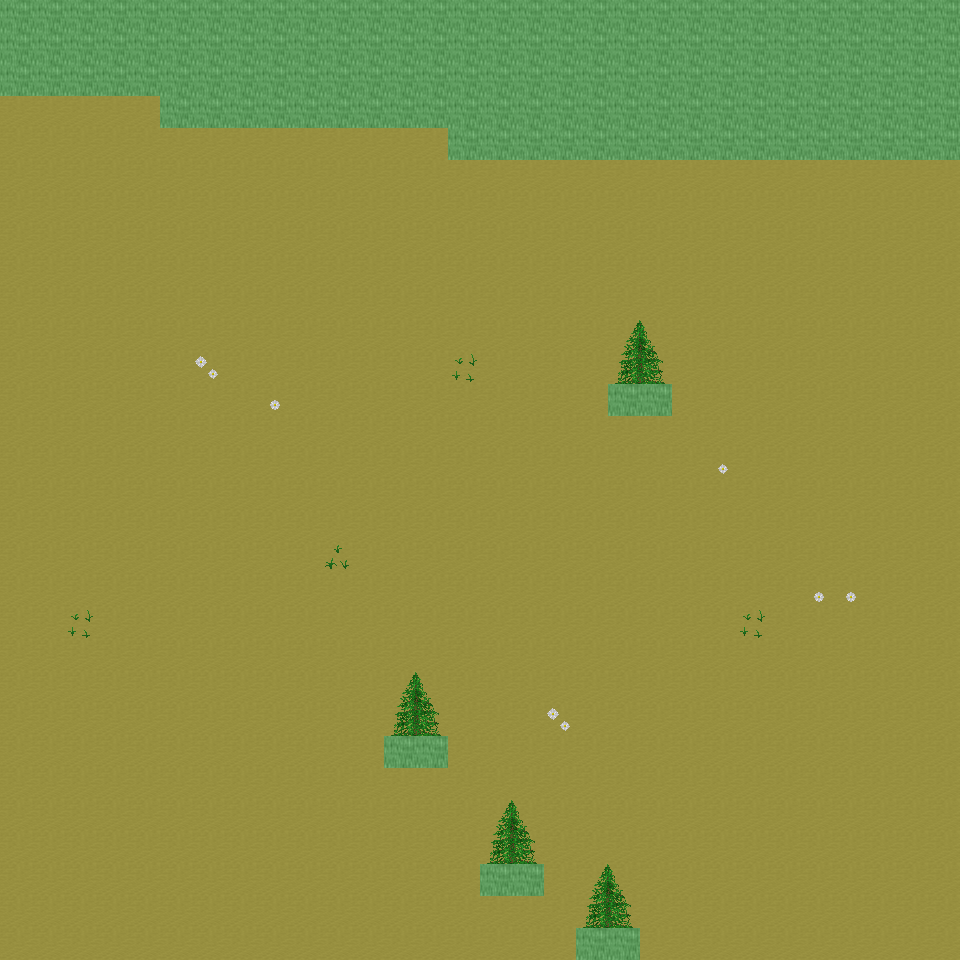

Below is a game level as drawn by its tile map, then a one-line description and the .tmx that defines it (tile-layer data replaced by summaries):
An orthogonal 30x30 tile map with 32x32 px tiles, 6 tile layers (Ground, Object, Object2, Above, ...), 26 tilesets and 3 objects (3x mapExit).

<map version="1.0" orientation="orthogonal" renderorder="right-down" width="30" height="30" tilewidth="32" tileheight="32" nextobjectid="4">
  <tileset firstgid="1" name="tileset_ground_ground" tilewidth="32" tileheight="32" tilecount="33" columns="3">
    <image source="../drawable/tileset_ground_ground.png" width="96" height="352" />
  </tileset>
  <tileset firstgid="34" name="tileset_building_castle" tilewidth="32" tileheight="32" tilecount="320" columns="20">
    <image source="../drawable/tileset_building_castle.png" width="640" height="512" />
  </tileset>
  <tileset firstgid="354" name="tileset_furniture_carpet_carpets_2" tilewidth="32" tileheight="32" tilecount="20" columns="4">
    <image source="../drawable/tileset_furniture_carpet_carpets_2.png" width="128" height="160" />
  </tileset>
  <tileset firstgid="374" name="tileset_ground_indoor_tiles" tilewidth="32" tileheight="32" tilecount="8" columns="2">
    <image source="../drawable/tileset_ground_indoor_tiles.png" width="64" height="128" />
  </tileset>
  <tileset firstgid="382" name="tileset_ground_water_pool" tilewidth="32" tileheight="32" tilecount="72" columns="3">
    <image source="../drawable/tileset_ground_water_pool.png" width="96" height="768" />
  </tileset>
  <tileset firstgid="454" name="tileset_ground_ridge_earth_dark" tilewidth="32" tileheight="32" tilecount="96" columns="12">
    <image source="../drawable/tileset_ground_ridge_earth_dark.png" width="384" height="256" />
  </tileset>
  <tileset firstgid="550" name="tileset_logic_collision" tilewidth="32" tileheight="32" tilecount="1" columns="1">
    <image source="../drawable/tileset_logic_collision.png" width="32" height="32" />
  </tileset>
  <tileset firstgid="551" name="tileset_building_wall_stone_grey" tilewidth="32" tileheight="32" tilecount="12" columns="3">
    <image source="../drawable/tileset_building_wall_stone_grey.png" width="96" height="128" />
  </tileset>
  <tileset firstgid="563" name="tileset_building_roof_green" tilewidth="32" tileheight="32" tilecount="20" columns="5">
    <image source="../drawable/tileset_building_roof_green.png" width="160" height="128" />
  </tileset>
  <tileset firstgid="583" name="tileset_ground_ladder_horizontal_dark" tilewidth="32" tileheight="32" tilecount="3" columns="1">
    <image source="../drawable/tileset_ground_ladder_horizontal_dark.png" width="32" height="96" />
  </tileset>
  <tileset firstgid="586" name="tileset_building_house_pink_blue" tilewidth="32" tileheight="32" tilecount="99" columns="11">
    <image source="../drawable/tileset_building_house_pink_blue.png" width="352" height="288" />
  </tileset>
  <tileset firstgid="685" name="tileset_ground_mossy_brick_paving" tilewidth="32" tileheight="32" tilecount="9" columns="3">
    <image source="../drawable/tileset_ground_mossy_brick_paving.png" width="96" height="96" />
  </tileset>
  <tileset firstgid="694" name="tileset_plant_tree_locust_tree" tilewidth="32" tileheight="32" tilecount="20" columns="4">
    <image source="../drawable/tileset_plant_tree_locust_tree.png" width="128" height="160" />
  </tileset>
  <tileset firstgid="714" name="tileset_plant_tree_spruce" tilewidth="32" tileheight="32" tilecount="6" columns="2">
    <image source="../drawable/tileset_plant_tree_spruce.png" width="64" height="96" />
  </tileset>
  <tileset firstgid="720" name="tileset_plant_flower_flowers_mixed" tilewidth="32" tileheight="32" tilecount="16" columns="4">
    <image source="../drawable/tileset_plant_flower_flowers_mixed.png" width="128" height="128" />
  </tileset>
  <tileset firstgid="736" name="tileset_ground_cobbled_paving" tilewidth="32" tileheight="32" tilecount="1" columns="1">
    <image source="../drawable/tileset_ground_cobbled_paving.png" width="32" height="32" />
  </tileset>
  <tileset firstgid="737" name="tileset_plant_flower_daisy_white" tilewidth="32" tileheight="32" tilecount="8" columns="2">
    <image source="../drawable/tileset_plant_flower_daisy_white.png" width="64" height="128" />
  </tileset>
  <tileset firstgid="745" name="tileset_item_postbox" tilewidth="32" tileheight="32" tilecount="4" columns="2">
    <image source="../drawable/tileset_item_postbox.png" width="64" height="64" />
  </tileset>
  <tileset firstgid="749" name="tileset_item_postbox_2" tilewidth="32" tileheight="32" tilecount="2" columns="1">
    <image source="../drawable/tileset_item_postbox_2.png" width="32" height="64" />
  </tileset>
  <tileset firstgid="751" name="tileset_furniture_table_tree_stump_table" tilewidth="32" tileheight="32" tilecount="4" columns="2">
    <image source="../drawable/tileset_furniture_table_tree_stump_table.png" width="64" height="64" />
  </tileset>
  <tileset firstgid="755" name="tileset_plant_stump_int_small_stump" tilewidth="32" tileheight="32" tilecount="1" columns="1">
    <image source="../drawable/tileset_plant_stump_int_small_stump.png" width="32" height="32" />
  </tileset>
  <tileset firstgid="756" name="tileset_plant_grasses" tilewidth="32" tileheight="32" tilecount="6" columns="3">
    <image source="../drawable/tileset_plant_grasses.png" width="96" height="64" />
  </tileset>
  <tileset firstgid="762" name="tileset_building_fence_wooden_brown_fence" tilewidth="32" tileheight="32" tilecount="42" columns="7">
    <image source="../drawable/tileset_building_fence_wooden_brown_fence.png" width="224" height="192" />
  </tileset>
  <tileset firstgid="804" name="tileset_ground_green_paving" tilewidth="32" tileheight="32" tilecount="18" columns="3">
    <image source="../drawable/tileset_ground_green_paving.png" width="96" height="192" />
  </tileset>
  <tileset firstgid="822" name="tileset_building_stone_ruins" tilewidth="32" tileheight="32" tilecount="72" columns="6">
    <image source="../drawable/tileset_building_stone_ruins.png" width="192" height="384" />
  </tileset>
  <tileset firstgid="894" name="tileset_logic_creature_insect" tilewidth="32" tileheight="32" tilecount="5" columns="5">
    <image source="../drawable/tileset_logic_creature_insect.png" width="160" height="32" />
  </tileset>
  <layer name="Ground" width="30" height="30">
    <data>[900 cells, 900 non-empty, 1 distinct tile ids]</data>
  </layer>
  <layer name="Object" width="30" height="30">
    <data>[900 cells, 111 non-empty, 18 distinct tile ids]</data>
  </layer>
  <layer name="Object2" width="30" height="30">
    <data>[900 cells, 0 non-empty, 0 distinct tile ids]</data>
  </layer>
  <layer name="Above" width="30" height="30">
    <data>[900 cells, 16 non-empty, 4 distinct tile ids]</data>
  </layer>
  <layer name="Above2" width="30" height="30">
    <data>[900 cells, 0 non-empty, 0 distinct tile ids]</data>
  </layer>
  <layer name="Walkable" width="30" height="30">
    <data>[900 cells, 139 non-empty, 1 distinct tile ids]</data>
  </layer>
  <objectgroup name="MapEvents">
    <object id="1" name="south" type="mapExit" x="0" y="928" width="576" height="32">
      <properties>
        <property name="map" value="level_0_x221_y9" />
        <property name="x" value="0" />
        <property name="y" value="1" />
      </properties>
    </object>
    <object id="2" name="south2" type="mapExit" x="640" y="928" width="320" height="32">
      <properties>
        <property name="map" value="level_0_x221_y9" />
        <property name="x" value="20" />
        <property name="y" value="1" />
      </properties>
    </object>
    <object id="3" name="east" type="mapExit" x="928" y="160" width="32" height="800">
      <properties>
        <property name="map" value="level_0_x222_y8" />
        <property name="x" value="1" />
        <property name="y" value="5" />
      </properties>
    </object>
  </objectgroup>
</map>
